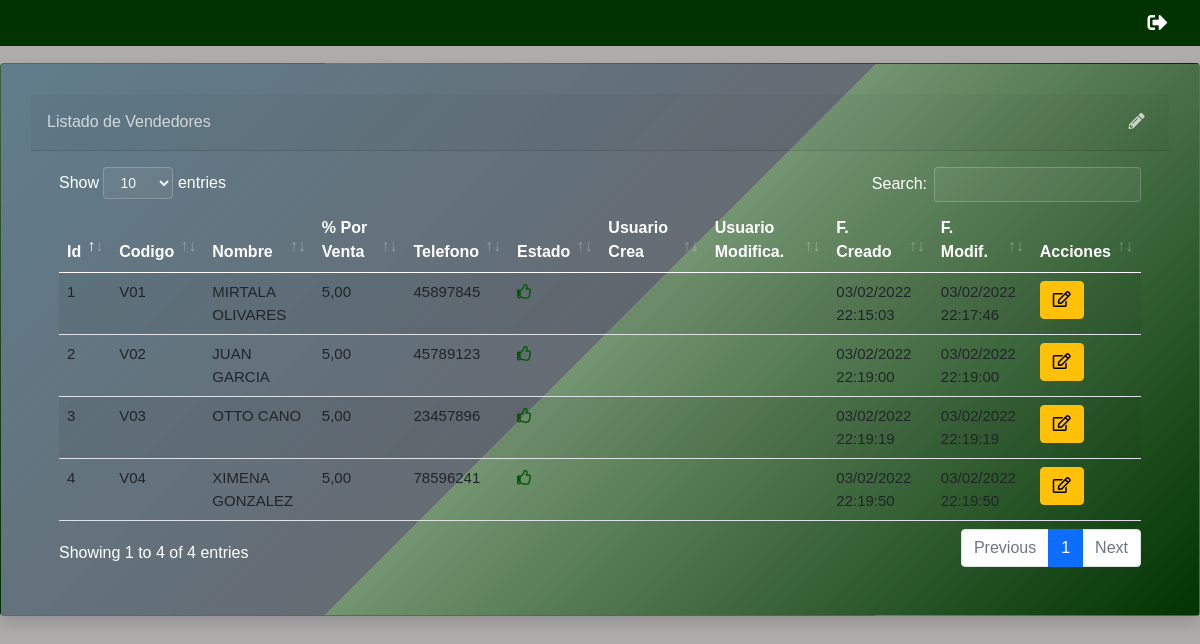
Page /link/vendedor/list (signed in) on the committed database.
### link/models.py (models this page shows, shortened)
class Vendedor(ClaseModelo):
    codigo = models.CharField(max_length=3, unique=True)
    nombre = models.CharField(max_length=75)
    porcentaje = models.DecimalField(max_digits=10, decimal_places=2)
    telefono = models.CharField(max_length=10)
    class Meta:
        verbose_name_plural = "Vendedores"

### link/views.py (the view)
# urls.py: path('vendedor/list', vendedorview.as_view(), name="vendedor_list"),
class vendedorview(LoginRequiredMixin, generic.ListView):
    model = Vendedor
    template_name = "link/vendedor_list.html"
    context_object_name="obj"
    login_url = "bases:login"

### link/templates/link/vendedor_list.html (shortened to what this page needs)
{% extends 'base/base.html' %}
{% block contenido %}
<br><br>
<div class="card shadow mb-4">
    <div
        class="card-header py-3 d-flex flex-row align-items-center justify-content-between">
        <h6 class="m-0 font-weight-bold text-primary">Listado de Vendedores</h6>
        <div class="dropdown no-arrow">
            <a class="dropdown-toggle" href="#" role="button" id="dropdownMenuLink"
                data-toggle="dropdown" aria-haspopup="true" aria-expanded="false">
                <i class="fas fa-pencil-alt"></i>
            </a>
        </div>
    </div>
    <div class="card-body">
        {% if not obj%}
        <div class="alert alert-info">No hay Vendedores Registrados</div>
        {% else %}
        <table class="table table-striped table-hover">
            <thead>
                <th>Id</th>
                <th>Codigo</th>
                <th>Nombre</th>
                <th>% Por Venta</th>
                <th>Telefono</th>
                <th>Estado</th>
                <th>Usuario Crea</th>
                <th>Usuario Modifica.</th>
                <th>F. Creado</th>
                <th>F. Modif.</th>
                <th class="all">Acciones</th>
            </thead>
            <tbody>
                {% for item in obj %}
                <tr>
                    <td>{{item.id}}</td>
                    <td>{{ item.codigo}}</td>
                    <td>{{ item.nombre}}</td>
                    <td>{{ item.porcentaje}}</td>
                    <td>{{ item.telefono}}</td>
                    <td onclick="inactivarven({{item.id}})">
                        {% if item.estado %}
                        <i class="far fa-thumbs-up text-primary"></i>
                        {% else %}
                        <i class="far fa-thumbs-down text-danger"></i>
                        {% endif %}
                    </td>
                    <td>{{ item.uc }}</td>
                    <td>{{ item.um }}</td>
                    <td>{{ item.fc|date:"d/m/Y H:i:s" }}</td>
                    <td>{{ item.fm|date:"d/m/Y H:i:s" }}</td>
                    <td>
                        <button class="btn btn-warning btn-circle" onclick="return abrir_modal('{% url 'link:vendedor_edit' item.id %}')">
                        <i class="far fa-edit"></i></button>
                    </td>
                </tr>
                {% endfor%}
            </tbody>
        </table>
        {% endif %}
    </div>
</div>
{% endblock %}

### static/base/css/estilo.css (style rules this page uses)
* { margin: 0; padding: 0; box-sizing: border-box; }
body { background: url(https://i.ibb.co/DCN0zZx/Transjr.jpg); background-size: 100%; background-repeat: no-repeat; background-attachment: fixed; overflow-x: hidden; }
body:before { content: ""; width: 100%; height: 190vh; background-color: rgb(175, 173, 173); position: fixed; opacity: 0.87; }
* { margin: 0; padding: 0; font-family: "Poppins", sans-serif; }
.card { background: linear-gradient(-45deg, #003300 0%, #006600a2 50%, #071a2caf 50%, #607d8b 100%) !important; padding: 30px; width: 60%; left: 20%; }
body { font-family: 'Segoe UI', Tahoma, Geneva, Verdana, sans-serif; color: #FFF; background-color: rgb(175, 173, 173); }

### static/base/css/estiloo.css (style rules this page uses)
:root { --bar-color: #003300; --bar-after: #071A2C; --color-green: #77dd77; --color-grey: #ccc; --color-button: #fdffff; --clr: #071A2C; }
* { margin: 0; padding: 0; box-sizing: border-box; }
body { background: url(https://i.ibb.co/DCN0zZx/Transjr.jpg); background-size: 100%; background-repeat: no-repeat; background-attachment: fixed; overflow-x: hidden; }
body:before { content: ""; width: 100%; height: 190vh; background-color: rgb(175, 173, 173); position: fixed; opacity: 0.87; }
* { margin: 0; padding: 0; font-family: "Poppins", sans-serif; }
th { color: white; font-weight: bold; font-size: 13.5px; }
td { font-size: 14px; }
.card { background: linear-gradient(-45deg, #003300 0%, #00660056 50%, #071a2c70 50%, #607d8b 100%) !important; padding: 30px; width: 100%; margin-top: 15px; left: 0%; }
body { font-family: 'Segoe UI', Tahoma, Geneva, Verdana, sans-serif; color: #FFF; background-color: rgb(175, 173, 173); }
th.sorting_asc, th.sorting, th.all_sorting { font-size: 16px; }
tr.odd td, tr.even td { font-size: 15px; }
.text-primary { color: rgba(255, 255, 255, 0.719) !important; }
.dropdown-toggle::after { border: none; }
i.fas.fa-pencil-alt { color: rgba(255, 255, 255, 0.719); }
i.far.fa-thumbs-down, i.far.fa-thumbs-up { cursor: pointer; }
i.far.fa-thumbs-up { color: #055800 !important; }

### rows in the picture
Vendedor: id "1", codigo "V01", nombre "MIRTALA OLIVARES", porcentaje "5,00", telefono "45897845", estado True (drawn), fc "03/02/2022 22:15:03", fm "03/02/2022 22:17:46"
Vendedor: id "2", codigo "V02", nombre "JUAN GARCIA", porcentaje "5,00", telefono "45789123", estado True (drawn), fc "03/02/2022 22:19:00", fm "03/02/2022 22:19:00"
Vendedor: id "3", codigo "V03", nombre "OTTO CANO", porcentaje "5,00", telefono "23457896", estado True (drawn), fc "03/02/2022 22:19:19", fm "03/02/2022 22:19:19"
Vendedor: id "4", codigo "V04", nombre "XIMENA GONZALEZ", porcentaje "5,00", telefono "78596241", estado True (drawn), fc "03/02/2022 22:19:50", fm "03/02/2022 22:19:50"
